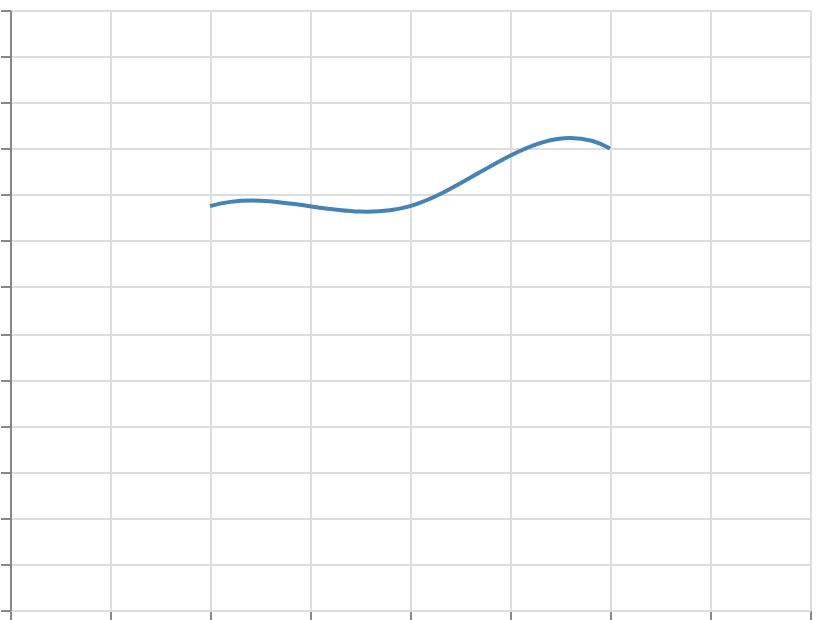

Describe this chart as a Vega-Lite specification.
### Vega specification from a JSON file in a GitHub repository (floating-point values rounded to 4 significant figures)
{"$schema": "https://vega.github.io/schema/vega/v6.json", "width": 400, "height": 300, "padding": 5, "autosize": "none", "data": [{"name": "table", "values": [{"x": 0, "y": 10}, {"x": 1, "y": 20}, {"x": 2, "y": 15}, {"x": 3, "y": 25}, {"x": 4, "y": 5}]}], "scales": [{"name": "x", "type": "linear", "domain": {"data": "table", "field": "x"}, "range": "width", "nice": true}, {"name": "y", "type": "linear", "domain": {"data": "table", "field": "y"}, "range": [{"signal": "height"}, 0], "nice": true}], "marks": [{"type": "line", "from": {"data": "table"}, "encode": {"update": {"x": {"scale": "x", "field": "x"}, "y": {"scale": "y", "field": "y"}, "stroke": {"value": "steelblue"}, "strokeWidth": {"value": 2}, "interpolate": {"value": "basis-open"}}}}], "axes": [{"scale": "x", "orient": "bottom", "grid": true, "labels": false}, {"scale": "y", "orient": "left", "grid": true, "labels": false}]}
